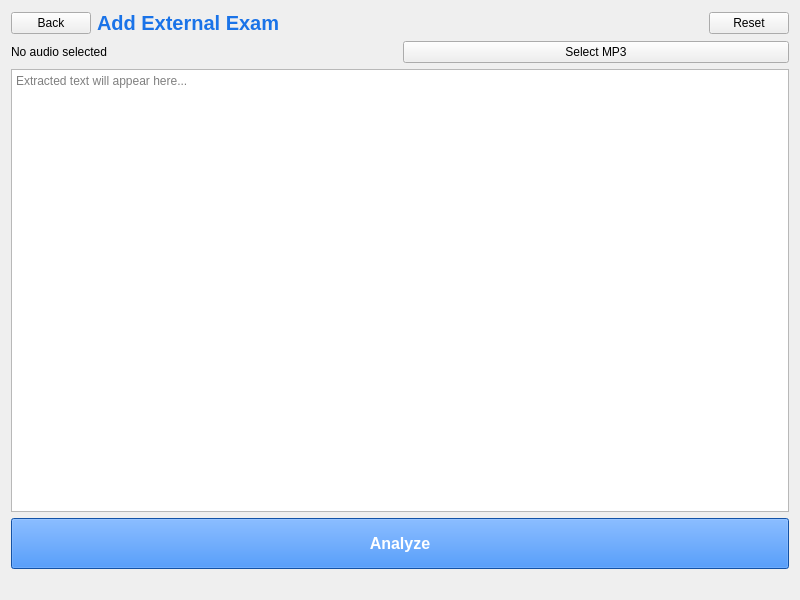
<?xml version="1.0" encoding="UTF-8"?>
<ui version="4.0">
 <class>ExamAddExternalView</class>
 <widget class="QWidget" name="ExamAddExternalView">
  <property name="geometry">
   <rect>
    <x>0</x>
    <y>0</y>
    <width>800</width>
    <height>600</height>
   </rect>
  </property>
  <property name="windowTitle">
   <string>Add External Exam</string>
  </property>
  <layout class="QVBoxLayout" name="main_layout">
   <item>
    <layout class="QHBoxLayout" name="header_layout">
     <item>
      <widget class="QPushButton" name="back_btn">
       <property name="minimumSize">
        <size>
         <width>80</width>
         <height>0</height>
        </size>
       </property>
       <property name="maximumSize">
        <size>
         <width>80</width>
         <height>16777215</height>
        </size>
       </property>
       <property name="text">
        <string>Back</string>
       </property>
      </widget>
     </item>
     <item>
      <widget class="QLabel" name="title_label">
       <property name="styleSheet">
        <string notr="true">font-size: 20px; font-weight: bold; color: #1a73e8;</string>
       </property>
       <property name="text">
        <string>Add External Exam</string>
       </property>
      </widget>
     </item>
     <item>
      <spacer name="header_spacer">
       <property name="orientation">
        <enum>Qt::Orientation::Horizontal</enum>
       </property>
       <property name="sizeHint" stdset="0">
        <size>
         <width>40</width>
         <height>20</height>
        </size>
       </property>
      </spacer>
     </item>
     <item>
      <widget class="QPushButton" name="reset_btn">
       <property name="text">
        <string>Reset</string>
       </property>
      </widget>
     </item>
    </layout>
   </item>
   <item>
    <layout class="QHBoxLayout" name="file_layout">
     <item>
      <widget class="QLabel" name="file_label">
       <property name="text">
        <string>No audio selected</string>
       </property>
      </widget>
     </item>
     <item>
      <widget class="QPushButton" name="pick_btn">
       <property name="text">
        <string>Select MP3</string>
       </property>
      </widget>
     </item>
    </layout>
   </item>
   <item>
    <widget class="QTextEdit" name="text_edit">
     <property name="placeholderText">
      <string>Extracted text will appear here...</string>
     </property>
    </widget>
   </item>
   <item>
    <widget class="QPushButton" name="action_btn">
     <property name="styleSheet">
      <string notr="true">background-color: #1a73e8; color: white; padding: 15px; font-size: 16px; font-weight: bold;</string>
     </property>
     <property name="text">
      <string>Analyze</string>
     </property>
    </widget>
   </item>
   <item>
    <widget class="QLabel" name="progress_label">
     <property name="styleSheet">
      <string notr="true">color: #666; font-style: italic;</string>
     </property>
     <property name="text">
      <string/>
     </property>
     <property name="alignment">
      <set>Qt::AlignmentFlag::AlignCenter</set>
     </property>
    </widget>
   </item>
  </layout>
 </widget>
 <resources/>
 <connections/>
</ui>
